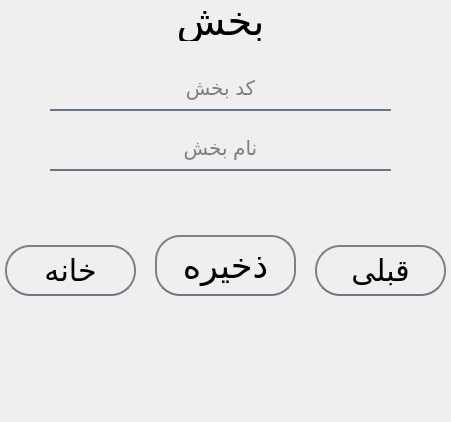
<?xml version="1.0" encoding="UTF-8"?>
<ui version="4.0">
 <class>MainWindow</class>
 <widget class="QMainWindow" name="MainWindow">
  <property name="geometry">
   <rect>
    <x>0</x>
    <y>0</y>
    <width>451</width>
    <height>422</height>
   </rect>
  </property>
  <property name="windowTitle">
   <string>MainWindow</string>
  </property>
  <widget class="QWidget" name="centralwidget">
   <widget class="QPushButton" name="but_save">
    <property name="geometry">
     <rect>
      <x>150</x>
      <y>230</y>
      <width>151</width>
      <height>71</height>
     </rect>
    </property>
    <property name="font">
     <font>
      <family>IRNazanin</family>
      <pointsize>30</pointsize>
      <weight>50</weight>
      <italic>false</italic>
      <bold>false</bold>
     </font>
    </property>
    <property name="styleSheet">
     <string notr="true">QPushButton {
    background-color: transparent; /* Transparent background */
    color: rgb(0,0,0); /* Text color */
    border: 2px solid gray; /* Border around the button */
    padding: 5px; /* Increased padding for better touch targets */
    border-radius: 25px; /* Rounded corners */
    margin: 5px; /* Uniform margin on all sides */
    font-size: 35px; /* Font size for better readability */
	font: 30pt &quot;IRNazanin&quot;;
border-bottom: 2px solid rgba(105,118,132,255);
}

QPushButton:hover {
    border-color: rgba(190, 190, 190, 0.7); /* Lighter border on hover */
    background-color: rgba(255, 255, 255, 0.1); /* Light background on hover for visual feedback */
}

QPushButton:pressed {
    background-color: rgba(255, 255, 255, 0.2); /* Darker background when pressed */
	font: 20pt &quot;Ubuntu&quot;;
    border-color: rgba(150, 150, 150, 0.8); /* Change border color when pressed */
}

QPushButton:disabled {
    color: rgba(255, 255, 255, 0.5); /* Lighter text color when disabled */
    border-color: rgba(190, 190, 190, 0.3); /* Lighter border when disabled */
}
</string>
    </property>
    <property name="text">
     <string>ذخیره</string>
    </property>
   </widget>
   <widget class="QPushButton" name="but_home">
    <property name="geometry">
     <rect>
      <x>0</x>
      <y>240</y>
      <width>141</width>
      <height>61</height>
     </rect>
    </property>
    <property name="font">
     <font>
      <family>IRNazanin</family>
      <pointsize>-1</pointsize>
      <weight>50</weight>
      <italic>false</italic>
      <bold>false</bold>
     </font>
    </property>
    <property name="styleSheet">
     <string notr="true">QPushButton {
    background-color: transparent; /* Transparent background */
    color: rgb(0,0,0); /* Text color */
    border: 2px solid gray; /* Border around the button */
    padding: 5px; /* Increased padding for better touch targets */
    border-radius: 25px; /* Rounded corners */
    margin: 5px; /* Uniform margin on all sides */
    font-size: 35px; /* Font size for better readability */
	font: 30pt &quot;IRNazanin&quot;;
border-bottom: 2px solid rgba(105,118,132,255);
}

QPushButton:hover {
    border-color: rgba(190, 190, 190, 0.7); /* Lighter border on hover */
    background-color: rgba(255, 255, 255, 0.1); /* Light background on hover for visual feedback */
}

QPushButton:pressed {
    background-color: rgba(255, 255, 255, 0.2); /* Darker background when pressed */
	font: 20pt &quot;Ubuntu&quot;;
    border-color: rgba(150, 150, 150, 0.8); /* Change border color when pressed */
}

QPushButton:disabled {
    color: rgba(255, 255, 255, 0.5); /* Lighter text color when disabled */
    border-color: rgba(190, 190, 190, 0.3); /* Lighter border when disabled */
}
QPushButton {
    background-color: transparent; /* Transparent background */
    color: rgb(0,0,0); /* Text color */
    border: 2px solid gray; /* Border around the button */
    padding: 5px; /* Increased padding for better touch targets */
    border-radius: 25px; /* Rounded corners */
    margin: 5px; /* Uniform margin on all sides */
    font-size: 30px; /* Font size for better readability */
border-bottom: 2px solid rgba(105,118,132,255);
}

QPushButton:hover {
    border-color: rgba(190, 190, 190, 0.7); /* Lighter border on hover */
    background-color: rgba(255, 255, 255, 0.1); /* Light background on hover for visual feedback */
}

QPushButton:pressed {
    background-color: rgba(255, 255, 255, 0.2); /* Darker background when pressed */
	font: 20pt &quot;Ubuntu&quot;;
    border-color: rgba(150, 150, 150, 0.8); /* Change border color when pressed */
}

QPushButton:disabled {
    color: rgba(255, 255, 255, 0.5); /* Lighter text color when disabled */
    border-color: rgba(190, 190, 190, 0.3); /* Lighter border when disabled */
}
</string>
    </property>
    <property name="text">
     <string>خانه</string>
    </property>
   </widget>
   <widget class="QLabel" name="label_pic">
    <property name="geometry">
     <rect>
      <x>0</x>
      <y>0</y>
      <width>451</width>
      <height>421</height>
     </rect>
    </property>
    <property name="text">
     <string/>
    </property>
    <property name="pixmap">
     <pixmap>1.jpg</pixmap>
    </property>
    <property name="scaledContents">
     <bool>true</bool>
    </property>
   </widget>
   <widget class="QLabel" name="label_name">
    <property name="geometry">
     <rect>
      <x>20</x>
      <y>0</y>
      <width>401</width>
      <height>41</height>
     </rect>
    </property>
    <property name="font">
     <font>
      <family>IRNazanin</family>
      <pointsize>30</pointsize>
      <weight>50</weight>
      <italic>false</italic>
      <bold>false</bold>
     </font>
    </property>
    <property name="styleSheet">
     <string notr="true">color: rgb(0,0,0);
font: 30pt &quot;IRNazanin&quot;;</string>
    </property>
    <property name="text">
     <string>بخش</string>
    </property>
    <property name="alignment">
     <set>Qt::AlignCenter</set>
    </property>
   </widget>
   <widget class="QPushButton" name="but_bake">
    <property name="geometry">
     <rect>
      <x>310</x>
      <y>240</y>
      <width>141</width>
      <height>61</height>
     </rect>
    </property>
    <property name="font">
     <font>
      <family>IRNazanin</family>
      <pointsize>-1</pointsize>
      <weight>50</weight>
      <italic>false</italic>
      <bold>false</bold>
     </font>
    </property>
    <property name="styleSheet">
     <string notr="true">QPushButton {
    background-color: transparent; /* Transparent background */
    color: rgb(0,0,0); /* Text color */
    border: 2px solid gray; /* Border around the button */
    padding: 5px; /* Increased padding for better touch targets */
    border-radius: 25px; /* Rounded corners */
    margin: 5px; /* Uniform margin on all sides */
    font-size: 35px; /* Font size for better readability */
	font: 30pt &quot;IRNazanin&quot;;
border-bottom: 2px solid rgba(105,118,132,255);
}

QPushButton:hover {
    border-color: rgba(190, 190, 190, 0.7); /* Lighter border on hover */
    background-color: rgba(255, 255, 255, 0.1); /* Light background on hover for visual feedback */
}

QPushButton:pressed {
    background-color: rgba(255, 255, 255, 0.2); /* Darker background when pressed */
	font: 20pt &quot;Ubuntu&quot;;
    border-color: rgba(150, 150, 150, 0.8); /* Change border color when pressed */
}

QPushButton:disabled {
    color: rgba(255, 255, 255, 0.5); /* Lighter text color when disabled */
    border-color: rgba(190, 190, 190, 0.3); /* Lighter border when disabled */
}
QPushButton {
    background-color: transparent; /* Transparent background */
    color: rgb(0,0,0); /* Text color */
    border: 2px solid gray; /* Border around the button */
    padding: 5px; /* Increased padding for better touch targets */
    border-radius: 25px; /* Rounded corners */
    margin: 5px; /* Uniform margin on all sides */
    font-size: 30px; /* Font size for better readability */
border-bottom: 2px solid rgba(105,118,132,255);
}

QPushButton:hover {
    border-color: rgba(190, 190, 190, 0.7); /* Lighter border on hover */
    background-color: rgba(255, 255, 255, 0.1); /* Light background on hover for visual feedback */
}

QPushButton:pressed {
    background-color: rgba(255, 255, 255, 0.2); /* Darker background when pressed */
	font: 20pt &quot;Ubuntu&quot;;
    border-color: rgba(150, 150, 150, 0.8); /* Change border color when pressed */
}

QPushButton:disabled {
    color: rgba(255, 255, 255, 0.5); /* Lighter text color when disabled */
    border-color: rgba(190, 190, 190, 0.3); /* Lighter border when disabled */
}
</string>
    </property>
    <property name="text">
     <string>قبلی</string>
    </property>
   </widget>
   <widget class="QLineEdit" name="line_name">
    <property name="geometry">
     <rect>
      <x>50</x>
      <y>130</y>
      <width>341</width>
      <height>41</height>
     </rect>
    </property>
    <property name="styleSheet">
     <string notr="true">background-color: rgba(0,0,0,0);
border: none;
border-bottom: 2px solid rgba(105,118,132,255);
color: rgba(10, 10, 10,250); 
padding-bottom: 3px;
font-size: 20px;
font: 20pt &quot;IRNazanin&quot;;
</string>
    </property>
    <property name="alignment">
     <set>Qt::AlignCenter</set>
    </property>
    <property name="placeholderText">
     <string>نام بخش</string>
    </property>
    <property name="cursorMoveStyle">
     <enum>Qt::VisualMoveStyle</enum>
    </property>
   </widget>
   <widget class="QLineEdit" name="line_part">
    <property name="geometry">
     <rect>
      <x>50</x>
      <y>70</y>
      <width>341</width>
      <height>41</height>
     </rect>
    </property>
    <property name="sizePolicy">
     <sizepolicy hsizetype="Expanding" vsizetype="Fixed">
      <horstretch>0</horstretch>
      <verstretch>0</verstretch>
     </sizepolicy>
    </property>
    <property name="layoutDirection">
     <enum>Qt::LeftToRight</enum>
    </property>
    <property name="autoFillBackground">
     <bool>false</bool>
    </property>
    <property name="styleSheet">
     <string notr="true">background-color: rgba(0,0,0,0);
border: none;
border-bottom: 2px solid rgba(105,118,132,255);
color: rgba(10, 10, 10,250); 
padding-bottom: 3px;
font-size: 20px;
font: 20pt &quot;IRNazanin&quot;;
</string>
    </property>
    <property name="cursorPosition">
     <number>0</number>
    </property>
    <property name="alignment">
     <set>Qt::AlignCenter</set>
    </property>
    <property name="dragEnabled">
     <bool>false</bool>
    </property>
    <property name="placeholderText">
     <string>کد بخش</string>
    </property>
    <property name="cursorMoveStyle">
     <enum>Qt::VisualMoveStyle</enum>
    </property>
   </widget>
   <zorder>label_pic</zorder>
   <zorder>but_save</zorder>
   <zorder>but_home</zorder>
   <zorder>label_name</zorder>
   <zorder>but_bake</zorder>
   <zorder>line_name</zorder>
   <zorder>line_part</zorder>
  </widget>
 </widget>
 <resources/>
 <connections/>
</ui>
